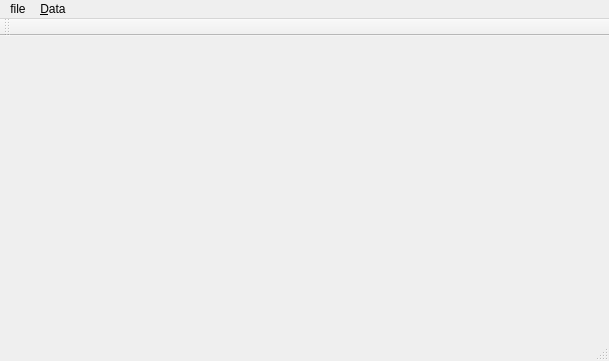
<?xml version="1.0" encoding="UTF-8"?>
<ui version="4.0">
 <class>Library_Main</class>
 <widget class="QMainWindow" name="Library_Main">
  <property name="geometry">
   <rect>
    <x>0</x>
    <y>0</y>
    <width>609</width>
    <height>361</height>
   </rect>
  </property>
  <property name="windowTitle">
   <string>Library_Main</string>
  </property>
  <widget class="QWidget" name="centralWidget"/>
  <widget class="QMenuBar" name="menuBar">
   <property name="geometry">
    <rect>
     <x>0</x>
     <y>0</y>
     <width>609</width>
     <height>25</height>
    </rect>
   </property>
   <widget class="QMenu" name="menuFile">
    <property name="title">
     <string>file</string>
    </property>
    <addaction name="action_quit"/>
   </widget>
   <widget class="QMenu" name="menu_add">
    <property name="title">
     <string>&amp;Data</string>
    </property>
    <widget class="QMenu" name="menu_Add">
     <property name="title">
      <string>&amp;Add</string>
     </property>
     <addaction name="actionA_uthor"/>
     <addaction name="action_Books"/>
    </widget>
    <addaction name="menu_Add"/>
   </widget>
   <addaction name="menuFile"/>
   <addaction name="menu_add"/>
  </widget>
  <widget class="QToolBar" name="mainToolBar">
   <attribute name="toolBarArea">
    <enum>TopToolBarArea</enum>
   </attribute>
   <attribute name="toolBarBreak">
    <bool>false</bool>
   </attribute>
  </widget>
  <widget class="QStatusBar" name="statusBar"/>
  <action name="action_quit">
   <property name="icon">
    <iconset>
     <normalon>:/new/prefix1/exit.png</normalon>
    </iconset>
   </property>
   <property name="text">
    <string>&amp;quit</string>
   </property>
   <property name="shortcut">
    <string>Ctrl+Q</string>
   </property>
  </action>
  <action name="actionA_uthor">
   <property name="icon">
    <iconset>
     <normalon>:/new/prefix1/writer.png</normalon>
    </iconset>
   </property>
   <property name="text">
    <string>A&amp;uthor</string>
   </property>
  </action>
  <action name="action_Books">
   <property name="icon">
    <iconset>
     <normalon>:/new/prefix1/splash.png</normalon>
    </iconset>
   </property>
   <property name="text">
    <string>&amp;Books</string>
   </property>
  </action>
 </widget>
 <layoutdefault spacing="6" margin="11"/>
 <resources/>
 <connections/>
</ui>
